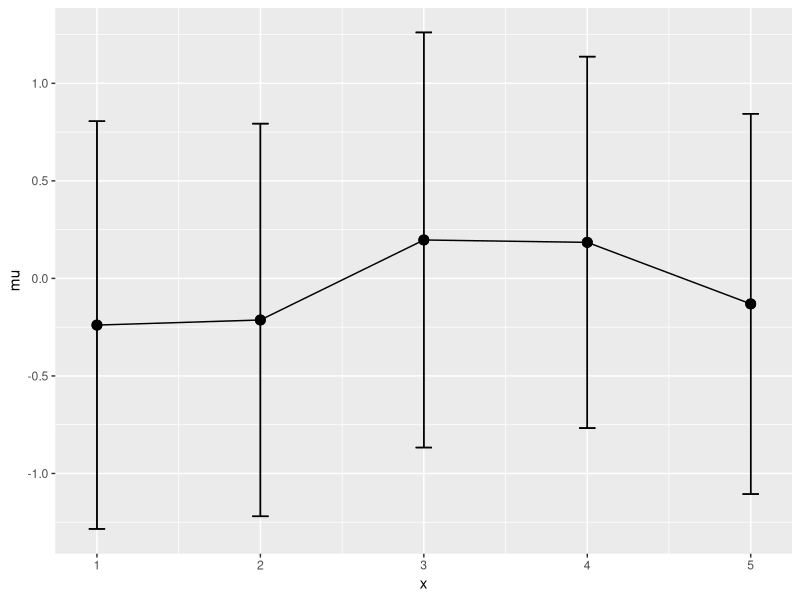
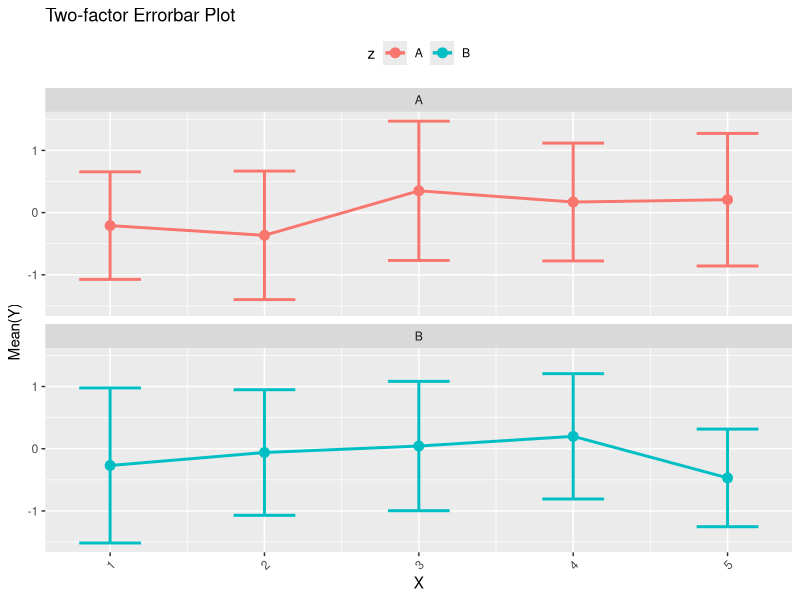

R code for these plots, in order:
# Code: Lineplot with Error Bars   
# Authors: Davit Sargsyan
# Created:  09/16/2016
#**********************************************************
require(data.table)
require(ggplot2)

# Data----
dt1 <- data.table(x = rep(1:5, each = 20),
                 y = rnorm(100),
                 z = rep(c("A", "B"), 10))

# Example1: Single factor----
# Compute means and standard deviations
dt1[, mu := mean(y),
   by = x]
dt1[, std := sd(y),
   by = x]
d1 <- unique(subset(dt1, select = -2))

# Plot means and error bars----
ggplot(d1, 
       aes(x = x, 
           y = mu)) + 
  geom_line() +
  geom_point(size = 3) +
  geom_errorbar(aes(ymin = mu - std, 
                    ymax = mu + std),
                colour = "black", 
                width = .1) 

# Example 2: two factors----
# By x and z
dt1[, mu := mean(y),
   by = list(x, z)]
dt1[, std := sd(y),
   by = list(x, z)]
d1 <- unique(subset(dt1, select = -c(2)))

ggplot(d1,
       aes(x = x,
           y = mu,
           colour = z,
           group = z)) +
  facet_wrap(~ z,
             ncol = 1) +
  geom_line(position = position_dodge(0.3),
            size = 1) +
  geom_point(position = position_dodge(0.3),
             size = 3) +
  geom_errorbar(aes(ymax = mu - std,
                    ymin = mu + std),
                width =.4,
                size = 1,
                position = position_dodge(0.3)) +
  theme(legend.position = "top",
        axis.text.x = element_text(angle = 45,
                                   hjust = 1)) +
  scale_x_continuous("X") +
  scale_y_continuous("Mean(Y)") +
  ggtitle("Two-factor Errorbar Plot") +
  guides(fill = guide_legend(title = "Treatment",
                             title.position = "top",
                             nrow = 1))